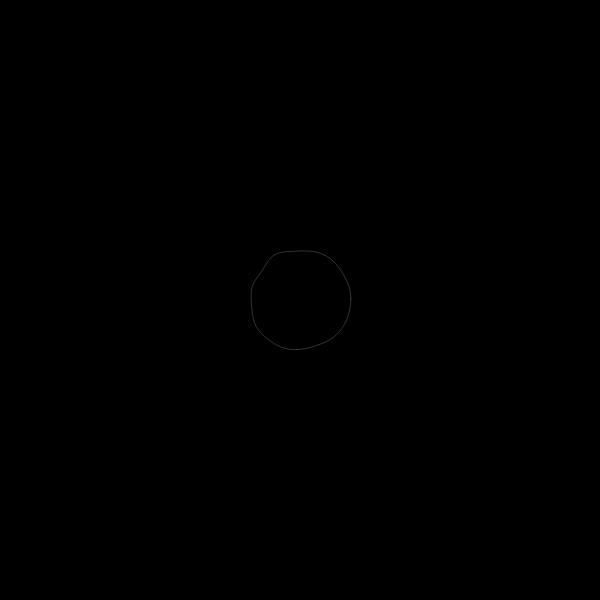
Frame 1 (no input)
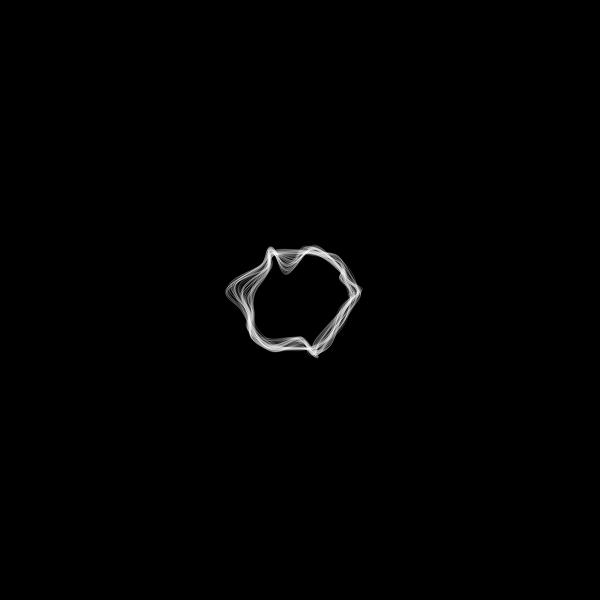
Frame 60 (no input)
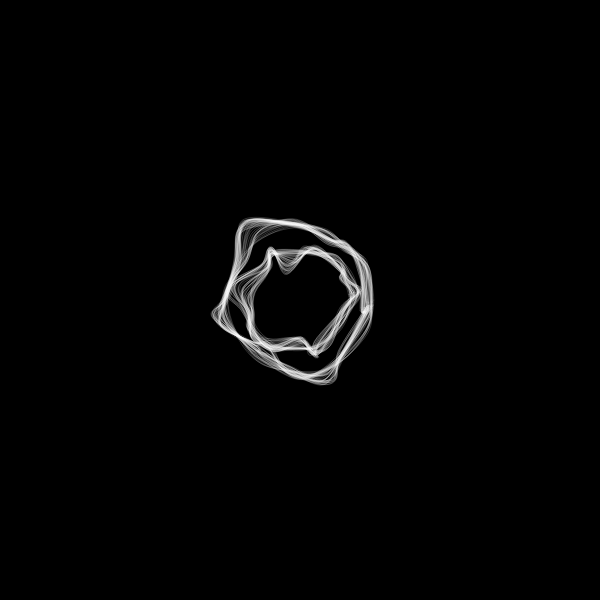
Frame 120 (the mouse pressed at the canvas centre since frame 60)

The p5.js sketch that drew these frames (run headless with seeded random() and noise() and a simulated clock; from frame 60 on, the mouse is pressed at the canvas centre):

// p5.js sketch
// ── sketch.js
let centerX, centerY;

let formRes = 15;
let stepSize = 2;
let shapeRadius = 50;

let x = Array(formRes);
let y = Array(formRes);

let filled = false;
let freeze = false;
let noLines = false;


function mousePressed() {
  centerX = mouseX;
  centerY = mouseY;

  const angle = radians(360 / float(formRes));
  const radius = shapeRadius * random(0.5, 2);

  for (let i = 0; i < formRes; i++) {
    x[i] = cos(angle * i) * radius;
    y[i] = sin(angle * i) * radius;
  }
}

function keyReleased() {
  if (key == 'c') background(0);
  if (key == 'f') filled = !filled;
  if (key == 'n') noLines = !noLines;
}

function setup () {
  createCanvas(600, 600);
  smooth();

  background(0);

  console.log('Press C to clear the background')
  console.log('Press F to fill the shape')
  console.log('Press N to remove lines from shape')

  centerX = width / 2;
  centerY = height / 2;

  const angle = radians(360 / float(formRes));

  for (let i = 0; i < formRes; i++) {
    x[i] = cos(angle * i) * shapeRadius;
    y[i] = sin(angle * i) * shapeRadius;
  }
}

function draw () {
  if (mouseX != 0 || mouseY != 0) {
    centerX += (mouseX - centerX) * 0.01;
    centerY += (mouseY - centerY) * 0.01;
  }

  for (let i = 0; i < formRes; i++) {
    x[i] += random(-stepSize, stepSize);
    y[i] += random(-stepSize, stepSize);
    // circle(x[i] + width / 2, y[i] + height / 2, 20);
  }

  noFill();
  if (filled) fill(random(255));

  stroke(255, 50);
  if (noLines) noStroke();

  beginShape();
    curveVertex(
      x[formRes - 1] + centerX,
      y[formRes - 1] + centerY
    );

    for (let i = 0; i < formRes; i++) {
      curveVertex(
        x[i] + centerX,
        y[i] + centerY
      );
    }

    curveVertex(
      x[0] + centerX,
      y[0] + centerY
    );

    curveVertex(
      x[1] + centerX,
      y[1] + centerY
    );
  endShape();
}
